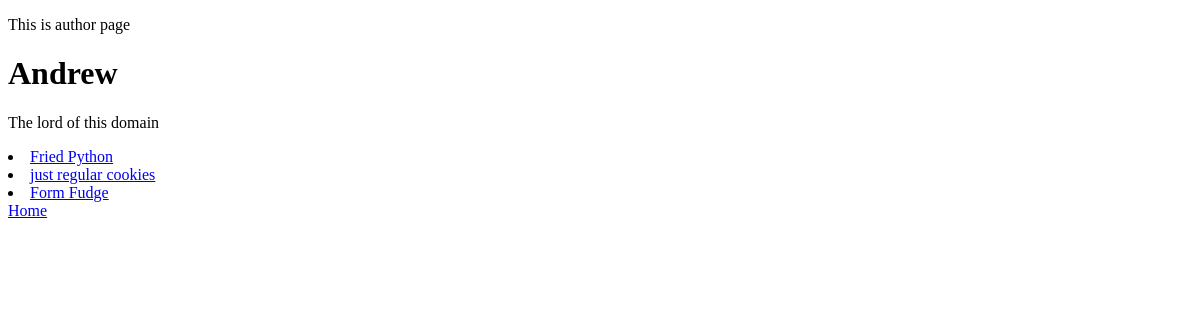
The app's page /author/2/, older data.
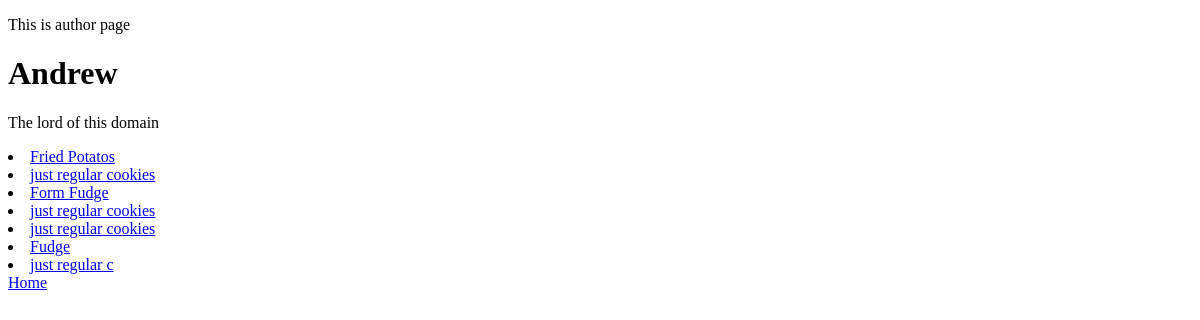
The same page, newer data.
### recipes/models.py (models this page shows)
class RecipeItem(models.Model):
    title = models.CharField(max_length=30, default='name of food')
    author = models.ForeignKey(Author, on_delete=models.CASCADE, related_name='author')
    description = models.TextField(default='a little about this food')
    time_required = models.CharField(max_length=30, default='10 mins')
    instructions = models.TextField(default='begin with...')
    def __str__(self):
        return self.title

### recipes/views.py (the view)
# urls.py: path('author/<int:author_id>/', views.authorView),
def authorView (request, author_id):
    authorInfo = Author.objects.filter(id=author_id)
    authorInfo = authorInfo.first()
    allRecipes = RecipeItem.objects.filter(author=author_id)
    return render(request, 'author.html', {'authorData': authorInfo, 'allRecipes': allRecipes})

### recipes/templates/author.html (shortened to what this page needs)
<!DOCTYPE html>
<html lang="en">
<head>
</head>
<body>
    <p>This is author page</p>
    <h1>{{authorData.name}}</h1>
    <p>{{authorData.bio}}</p>
    {% for recipe in allRecipes %}
    <li><a href="/recipe/{{recipe.id}}/">{{recipe}}</a></li>
    {% endfor %}
    <span><a href="/">Home</a></span>
</body>
</html>

Row changes from the older to the newer data that the page shows:
changed RecipeItem: title "Fried Python" → "Fried Potatos"
added RecipeItem: title "just regular cookies"
added RecipeItem: title "just regular cookies"
added RecipeItem: title "Fudge"
added RecipeItem: title "just regular c"
